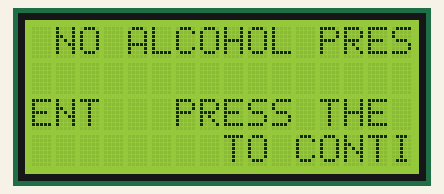
Simulated run of this sketch. Board: Arduino Uno, built with avr-gcc and run on an emulated ATmega328P. Shown: 16×4 character LCD.

Above: at 0.1 s.

The sketch:

lcd_sceen.ino
```cpp
//Displaying the text “Hello World!” and “Fibidi.com” .

//    http://www.fibidi.com/?p=734

#include <LiquidCrystal.h>

// initialize the library with the numbers of the interface pins
LiquidCrystal lcd(8, 9, 4, 5, 6, 7);

void setup() {
  lcd.begin(16, 4);
}

void flashScreen() {
  delay(1000);
  lcd.setCursor(6, 1);
  lcd.print("ARDUINO");

  lcd.setCursor(8, 2);
  lcd.print("BREATHALYZER");
}

void calibrationScreen() {
  lcd.setCursor(1, 0);
  lcd.print("CALIBRATING SENSOR");
  for (int i = 15; i > 0; i--) {
    delay(500);
    if (i >= 10) {
      lcd.setCursor(13, 2);
      lcd.print(i);
    } else {
      lcd.setCursor(13, 2);
      lcd.print("   ");
      lcd.setCursor(14, 2);
      lcd.print(i);
    }
  }
}

void buttonScreen() {
  lcd.setCursor(4, 0);
  lcd.print("SENSOR READY");
  lcd.setCursor(6, 2);
  lcd.print("PRESS THE BUTTON");
  lcd.setCursor(8, 3);
  lcd.print("TO CONTINUE");
}

void blowScreen() {
  lcd.setCursor(2, 1);
  lcd.print("BLOW INTO SENSOR");
}

void bacScreen() {
  double bac = 0.01;
  lcd.setCursor(1, 0);
  //lcd.print(String("BAC RESULT: ") + bac);
  lcd.print("NO ALCOHOL PRESENT");
  lcd.setCursor(6, 2);
  lcd.print("PRESS THE BUTTON");
  lcd.setCursor(8, 3);
  lcd.print("TO CONTINUE");
}

void loop() {
  /*
  flashScreen();
  delay(2000);
  lcd.clear();

  calibrationScreen();
  lcd.clear();

  buttonScreen();
  delay(2000);
  lcd.clear();

  blowScreen();
  delay(2000);
  lcd.clear();
  */

  bacScreen();
  delay(2000);
  lcd.clear();
}
```
